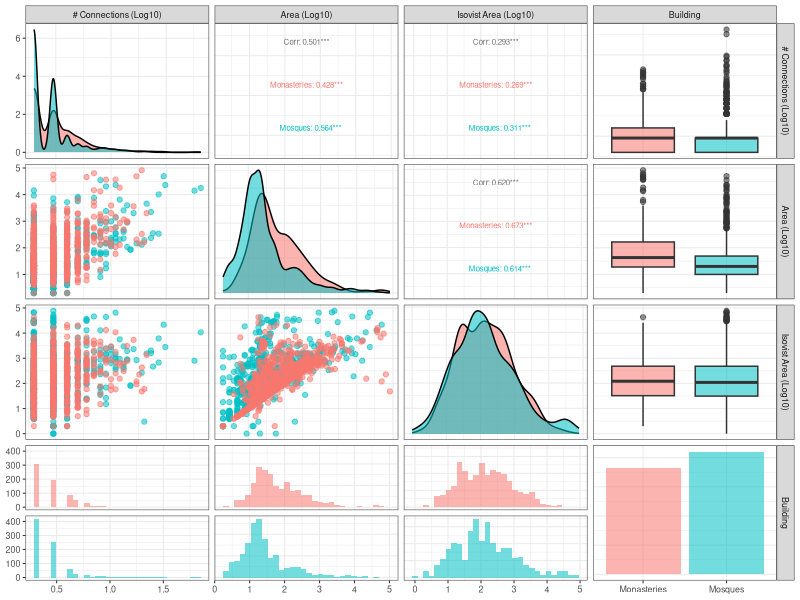
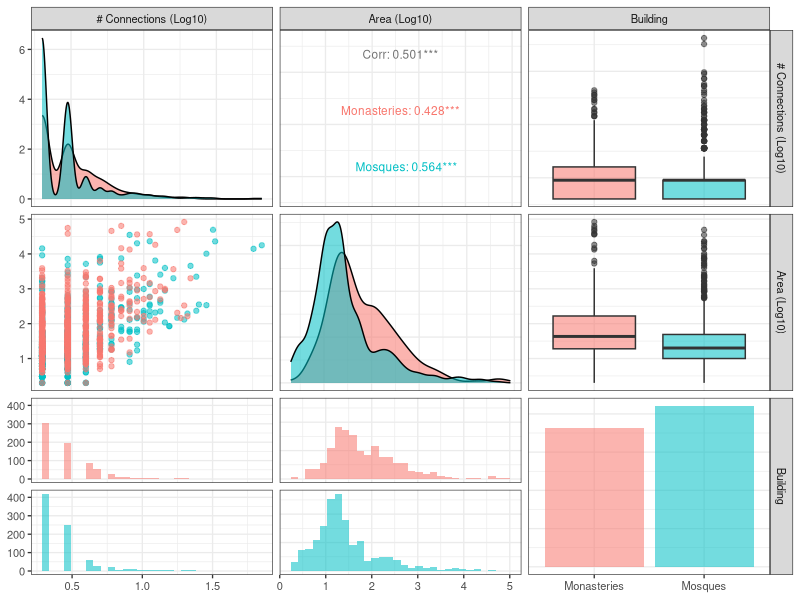
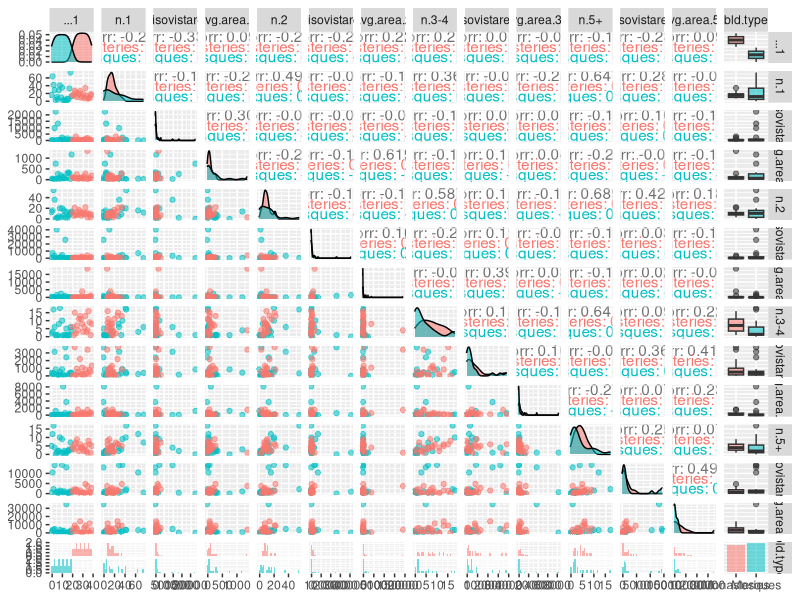
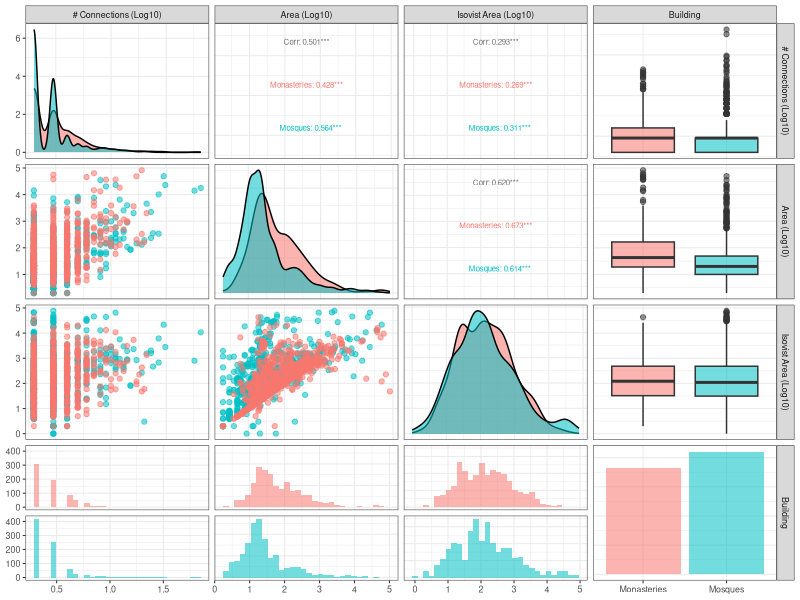
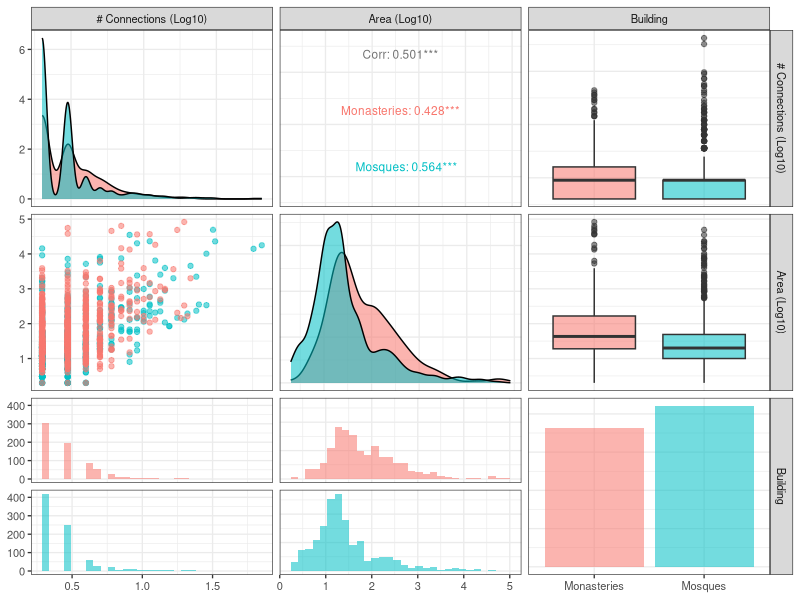

The R source for these figures, in order: (Note: a time limit stopped this script after it produced the figures.)
library(tidyverse)
library(readr)
library(GGally)

####### ROOM LEVEL Analysis

## Importing data and formatting names
data_df = readr::read_csv('data/room_level_data.csv')
data_df = dplyr::select(data_df, -one_of(c('X1')))

new_names = c()
for (name in names(data_df)){
  new_names <- c(new_names, gsub("_", ".", tolower(name), fixed = TRUE))
}
names(data_df) = new_names
new_names

## Formatting features for plotting
data_df = dplyr::mutate(data_df, 
                       n.connections = as.integer(n.connections),
                       build.type.binary = as.factor(building.type),
                       n.connections.log = log10(n.connections + 1),
                       area.log = log10(area + 1),
                       isovistarea.log = log10(isovistarea + 1))


## Pair Plot
plot_df = dplyr::select(data_df, one_of(c('n.connections.log', 'area.log', 
                                          'isovistarea.log', 'build.type.binary')))
names(plot_df) <- c('# Connections (Log10)', 'Area (Log10)', 
                    'Isovist Area (Log10)', 'Building')
ggpairs(plot_df, aes(color = Building, alpha = 0.4), 
        upper = list(continuous = wrap("cor", size = 2))) + 
  ggplot2::theme_bw(base_size = 8)
ggsave(filename='images/eda_room_level.png', dpi=600, height = 6, width = 6)


## KS Test for Area
area_mon <- dplyr::pull(filter(data_df, build.type.binary=='Monasteries'), area.log)
area_mosque <- dplyr::pull(filter(data_df, build.type.binary=='Mosques'), area.log)
ks.test(area_mon, area_mosque)
t.test(area_mon, area_mosque)


# Pair Plot without Isovist Area
plot_df = dplyr::select(data_df, one_of(c('n.connections.log', 'area.log', 
                                          'build.type.binary')))
names(plot_df) <- c('# Connections (Log10)', 'Area (Log10)', 'Building')
ggpairs(plot_df, aes(color = Building, alpha = 0.4), 
        upper = list(continuous = wrap("cor", size = 3))) + 
  ggplot2::theme_bw(base_size = 10)
ggsave(filename='images/eda_room_level_noisovists.png', 
       dpi=600, height = 6, width = 6)



########## BUILDING LEVEL

## Importing data and formatting names
data_df = readr::read_csv('data/building_level_data.csv')
data_df = dplyr::select(data_df, -one_of(c('X1')))

new_names = c()
for (name in names(data_df)){
  new_names <- c(new_names, gsub("_", ".", tolower(name), fixed = TRUE))
}
names(data_df) = new_names
new_names

## Setup Data
data_df = dplyr::mutate(data_df, 
                        bld.type = as.factor(bld.type))

# Pair Plot
names(data_df)
ggpairs(data_df, aes(color = bld.type, alpha = 0.4))
ggsave(filename='images/eda_building_level.png', dpi=600, height = 6, width = 6)
